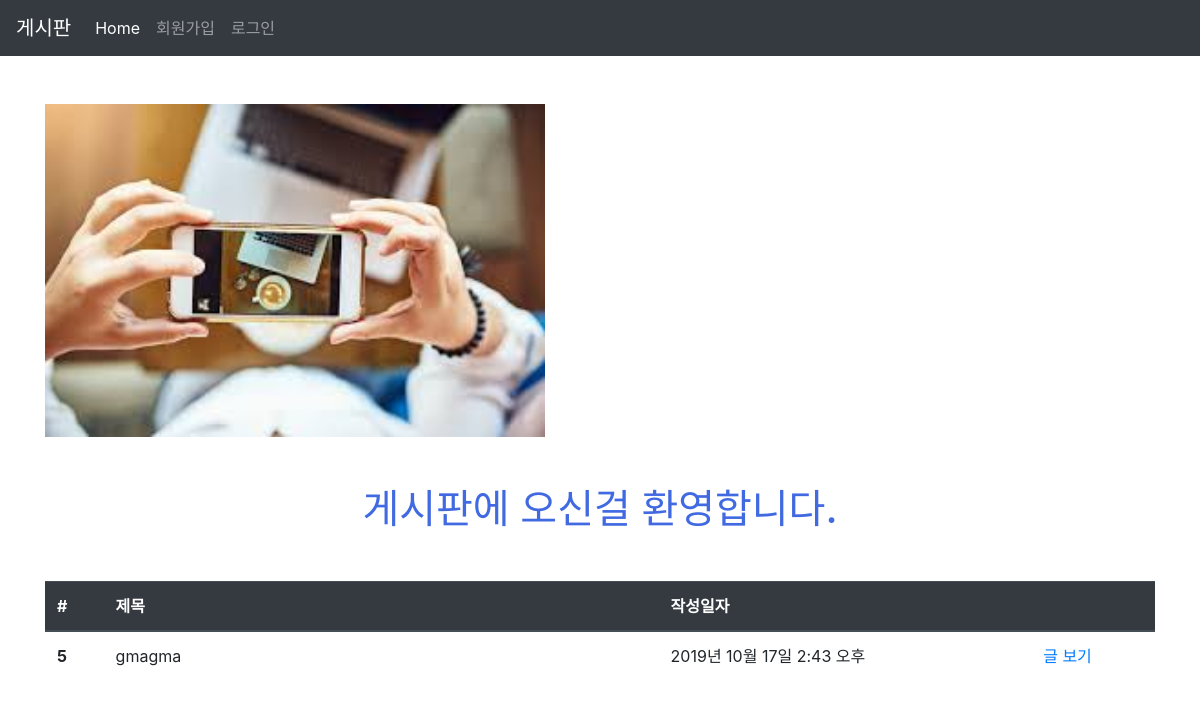
/articles/, run on an earlier commit of the app's database.
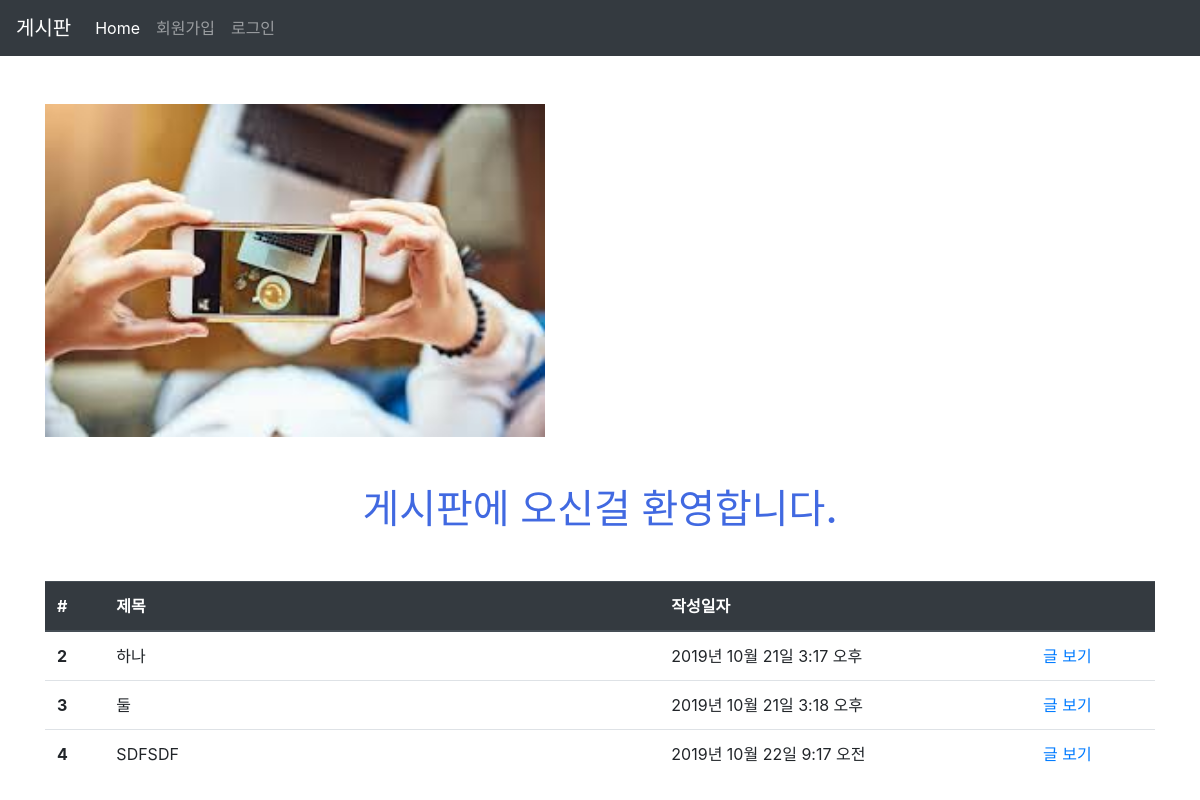
And on a later commit of the database.
### articles/models.py (models this page shows, shortened)
class Article(models.Model):
    title = models.CharField(max_length=10)
    content = models.TextField()
    image = models.ImageField(blank=True)
    image_thumbnail = ImageSpecField(
        processors=[ResizeToFit(300, 300)],
        format='JPEG',
        options={'quality': 80}
    )
    created_at = models.DateTimeField(auto_now_add=True)
    updated_at = models.DateTimeField(auto_now=True)
    user = models.ForeignKey(settings.AUTH_USER_MODEL, on_delete=models.CASCADE)
    like_users = models.ManyToManyField(settings.AUTH_USER_MODEL, related_name='like_articles', blank=True)
    hashtags = models.ManyToManyField(HashTag, blank=True, related_name='articles')

### articles/views.py (the view)
# urls.py: path('', views.index, name='index'),
@require_GET
def index(request):
    articles = Article.objects.all()
    context = {
        'articles' : articles
    }
    return render(request, 'articles/index.html', context)

### articles/templates/articles/index.html (shortened to what this page needs)
{% extends 'articles/base.html' %}
{% load static %}
{% block css %}
<link rel="stylesheet" href="{% static 'articles/style.css' %}">
{% endblock %}
{% block body %}
<img src="{% static 'articles/bg.jpg'%}" alt="배경" width="500">
<h1 class="text-center my-5 title"> 게시판에 오신걸 환영합니다.</h1>
<table class="table mt-5">
    <thead class="thead-dark">
    <tr>
      <th scope="col">#</th>
      <th scope="col">제목</th>
      <th scope="col">작성일자</th>
      <th scope="col"></th>
    </tr>
  </thead>
  <tbody>
    {% for article in articles %}
    <tr>
      <th scope="row">
        {{ article.id }}</th>
      <td>
        {{ article.title }}
      </td>
      <td>{{ article.created_at }}</td>
      <td>
          <a href="{% url 'articles:detail' article.pk %}">글 보기</a>
      </td>
    </tr>
    {% endfor %}
  </tbody>
</table>
{% endblock %}

What changed in the data, as far as the page shows it:
removed Article: id "5", title "gmagma", created_at "2019년 10월 17일 2:43 오후"
added Article: id "2", title "하나", created_at "2019년 10월 21일 3:17 오후"
added Article: id "3", title "둘", created_at "2019년 10월 21일 3:18 오후"
added Article: id "4", title "SDFSDF", created_at "2019년 10월 22일 9:17 오전"
